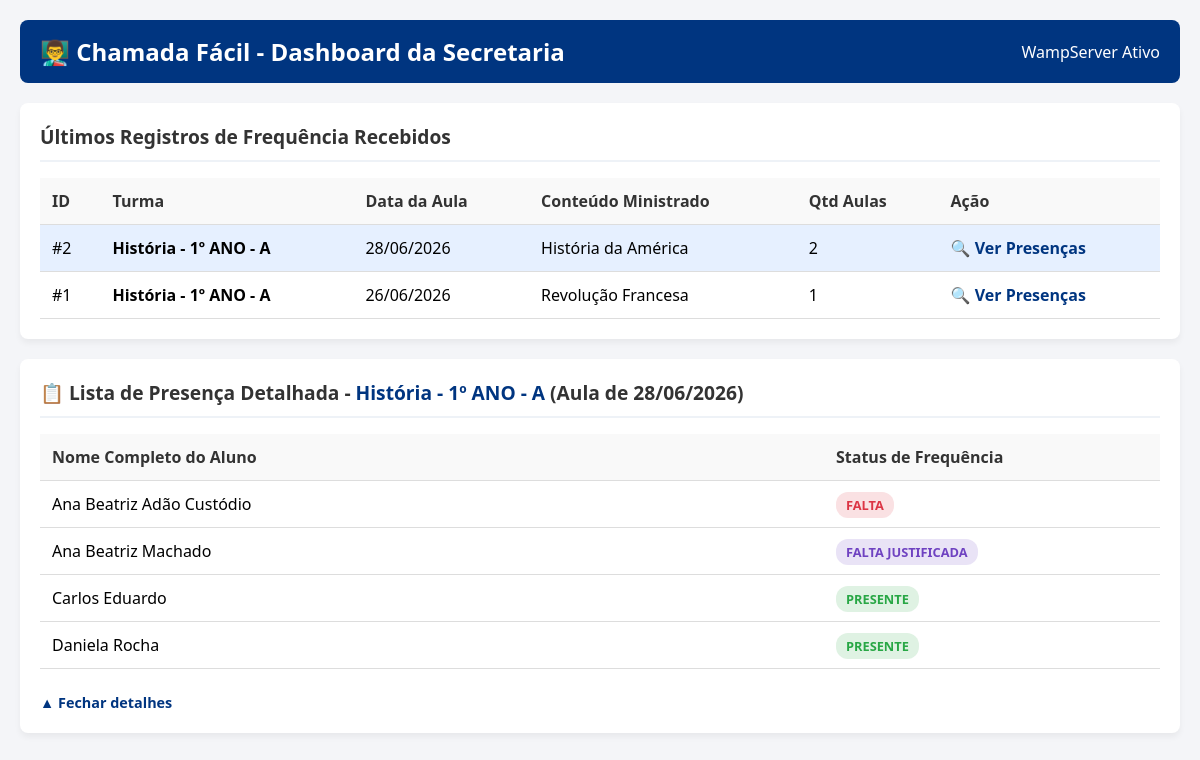
Screenshot of /chamada-facil-api/painel.php?chamada_id=2 with the database file from the repository.
### tables this page shows
CREATE TABLE IF NOT EXISTS `chamadas` (
  `id` int NOT NULL AUTO_INCREMENT,
  `turma_id` int NOT NULL,
  `data_chamada` date NOT NULL,
  `conteudo_aula` text NOT NULL,
  `qtd_aulas` int NOT NULL,
  PRIMARY KEY (`id`),
  KEY `turma_id` (`turma_id`)
);

CREATE TABLE IF NOT EXISTS `turmas` (
  `id` int NOT NULL AUTO_INCREMENT,
  `nome` varchar(100) NOT NULL,
  `horario` varchar(50) NOT NULL,
  PRIMARY KEY (`id`)
);

CREATE TABLE IF NOT EXISTS `frequencias` (
  `id` int NOT NULL AUTO_INCREMENT,
  `chamada_id` int NOT NULL,
  `aluno_id` int NOT NULL,
  `status` enum('presente','falta','justificada') NOT NULL,
  PRIMARY KEY (`id`),
  KEY `chamada_id` (`chamada_id`),
  KEY `aluno_id` (`aluno_id`)
);

CREATE TABLE IF NOT EXISTS `alunos` (
  `id` int NOT NULL AUTO_INCREMENT,
  `turma_id` int NOT NULL,
  `nome` varchar(100) NOT NULL,
  PRIMARY KEY (`id`),
  KEY `turma_id` (`turma_id`)
);

### chamada-facil-api/painel.php (the view, shortened to what this page needs)
<?php
include 'conexao.php';
$sql = "SELECT c.id, t.nome as turma, c.data_chamada, c.conteudo_aula, c.qtd_aulas
        FROM chamadas c
        JOIN turmas t ON c.turma_id = t.id
        ORDER BY c.id DESC";
$resultado = $conn->query($sql);
$chamada_selecionada = isset($_GET['chamada_id']) ? intval($_GET['chamada_id']) : 0;
$alunos_chamada = [];
$info_chamada = null;
if ($chamada_selecionada > 0) {
  $sqlInfo = "SELECT c.data_chamada, t.nome FROM chamadas c JOIN turmas t ON c.turma_id = t.id WHERE c.id = $chamada_selecionada";
  $resInfo = $conn->query($sqlInfo);
  if ($resInfo->num_rows > 0) {
    $info_chamada = $resInfo->fetch_assoc();
  }
  $sqlAlunos = "SELECT a.nome, f.status
                  FROM frequencias f
                  JOIN alunos a ON f.aluno_id = a.id
                  WHERE f.chamada_id = $chamada_selecionada";
  $resAlunos = $conn->query($sqlAlunos);
  if ($resAlunos->num_rows > 0) {
    while ($row = $resAlunos->fetch_assoc()) {
      $alunos_chamada[] = $row;
    }
  }
}
?>
<!DOCTYPE html>
<html lang="pt-BR">
<head>
</head>
<body>
  <div class="header">
    <h1>👨‍🏫 Chamada Fácil - Dashboard da Secretaria</h1>
    <span>WampServer Ativo</span>
  </div>
  <div class="card">
    <h2>Últimos Registros de Frequência Recebidos</h2>
    <table>
      <thead>
        <tr>
          <th>ID</th>
          <th>Turma</th>
          <th>Data da Aula</th>
          <th>Conteúdo Ministrado</th>
          <th>Qtd Aulas</th>
          <th>Ação</th>
        </tr>
      </thead>
      <tbody>
        <?php if ($resultado->num_rows > 0): ?>
          <?php while ($row = $resultado->fetch_assoc()): ?>
            <tr class="<?php echo ($chamada_selecionada == $row['id']) ? 'linha-selecionada' : ''; ?>">
              <td>#<?php echo $row['id']; ?></td>
              <td><strong><?php echo $row['turma']; ?></strong></td>
              <td><?php echo date('d/m/Y', strtotime($row['data_chamada'])); ?></td>
              <td><?php echo $row['conteudo_aula']; ?></td>
              <td><?php echo $row['qtd_aulas']; ?></td>
              <td>
                <a class="btn-link" href="painel.php?chamada_id=<?php echo $row['id']; ?>">
                  🔍 Ver Presenças
                </a>
              </td>
            </tr>
          <?php endwhile; ?>
        <?php else: ?>
          <tr>
            <td colspan="6" style="text-align: center;">Nenhuma chamada registrada no banco ainda.</td>
          </tr>
        <?php endif; ?>
      </tbody>
    </table>
  </div>
  <?php if ($chamada_selecionada > 0 && $info_chamada): ?>
    <div class="card" id="detalhes">
      <h2>
        📋 Lista de Presença Detalhada -
        <span style="color: #003580;"><?php echo $info_chamada['nome']; ?></span>
        (Aula de <?php echo date('d/m/Y', strtotime($info_chamada['data_chamada'])); ?>)
      </h2>
      <table>
        <thead>
          <tr>
            <th style="width: 70%;">Nome Completo do Aluno</th>
            <th style="width: 30%;">Status de Frequência</th>
          </tr>
        </thead>
        <tbody>
          <?php if (!empty($alunos_chamada)): ?>
            <?php foreach ($alunos_chamada as $aluno): ?>
              <tr>
                <td><?php echo $aluno['nome']; ?></td>
                <td>
                  <span class="badge status-<?php echo $aluno['status']; ?>">
                    <?php
                    if ($aluno['status'] == 'justificada') echo 'Falta Justificada';
                    else echo $aluno['status'];
                    ?>
                  </span>
                </td>
              </tr>
            <?php endforeach; ?>
          <?php else: ?>
            <tr>
              <td colspan="2" style="text-align: center;">Nenhum aluno encontrado para esta chamada.</td>
            </tr>
          <?php endif; ?>
        </tbody>
      </table>
      <br>
      <a class="btn-link" href="painel.php" style="font-size: 0.9rem;">▲ Fechar detalhes</a>
    </div>
  <?php endif; ?>
</body>
</html>

### chamada-facil-api/painel.php (style rules this page uses)
body { font-family: 'Segoe UI', Tahoma, Geneva, Verdana, sans-serif; background-color: #f4f5f8; margin: 0; padding: 20px; }
.header { background-color: #003580; color: white; padding: 15px 20px; border-radius: 8px; margin-bottom: 20px; display: flex; justify-content: space-between; align-items: center; }
h1 { margin: 0; font-size: 1.5rem; }
.card { background: white; padding: 20px; border-radius: 8px; box-shadow: 0 4px 6px rgba(0, 0, 0, 0.05); margin-bottom: 20px; }
h2 { color: #333; margin-top: 0; font-size: 1.2rem; border-bottom: 2px solid #eeF2F7; padding-bottom: 10px; }
table { width: 100%; border-collapse: collapse; margin-top: 10px; }
th, td { padding: 12px; text-align: left; border-bottom: 1px solid #ddd; }
th { background-color: #f9f9f9; color: #333; font-weight: 600; }
.btn-link { color: #003580; font-weight: 600; text-decoration: none; }
.badge { padding: 4px 10px; border-radius: 12px; font-size: 0.8rem; font-weight: 600; text-transform: uppercase; }
.status-presente { background-color: rgba(40, 167, 69, 0.15); color: #28a745; }
.status-falta { background-color: rgba(220, 53, 69, 0.15); color: #dc3545; }
.status-justificada { background-color: rgba(111, 66, 193, 0.15); color: #6f42c1; }
.linha-selecionada { background-color: #e6f0ff !important; }

### rows the page displays
chamadas: id "2", turma.nome "História - 1º ANO - A", data_chamada "28/06/2026", conteudo_aula "História da América", qtd_aulas "2"
chamadas: id "1", turma.nome "História - 1º ANO - A", data_chamada "26/06/2026", conteudo_aula "Revolução Francesa", qtd_aulas "1"
frequencias: aluno.nome "Ana Beatriz Adão Custódio", status "FALTA"
frequencias: aluno.nome "Ana Beatriz Machado", status "FALTA JUSTIFICADA"
frequencias: aluno.nome "Carlos Eduardo", status "PRESENTE"
frequencias: aluno.nome "Daniela Rocha", status "PRESENTE"
